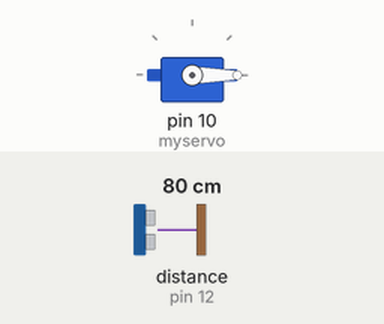
Simulated run of this sketch. Board: Arduino Uno, built with avr-gcc and run on an emulated ATmega328P. Parts: servo. Wiring (inferred from the names in the program): ultrasonic range finder: trigger pin 11; echo pin 12. The test bench sets the inputs (shaded band); at power-on: distance to the obstacle (sensor on pin 12) 80 cm. The echo pulse lasts 58.3 µs per cm.

Above: at 0.01 s.
1.3 s: distance to the obstacle (sensor on pin 12) set to 2 cm
At 6.0 s:
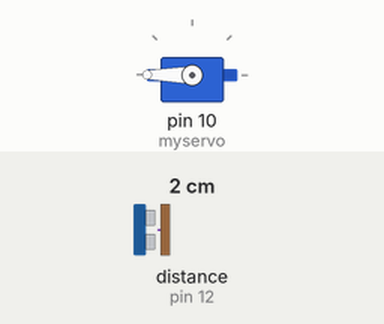
Timing chart, 0 to 7.5 s (numbered marks = the images above; inputs shaded):
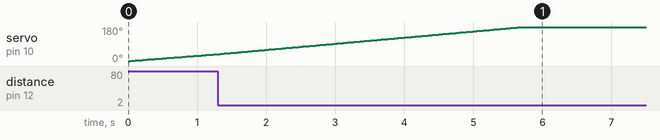

The sketch:

radar.ino
```cpp
#include<Servo.h> // including servo motor library.
const int TRIG=11; // defining ultrasonic pin on arduino board.
const int ECHO=12;
Servo myservo;//servo variable.

long  duration; // variable for holding duration and distance
int distance;


void setup() {

  pinMode(TRIG,OUTPUT);// input and output pin
  pinMode(ECHO,INPUT);
  Serial.begin(9600);//initilizing serail communicatio.
  myservo.attach(10); // attch servo motor to pin no.10(pwm)
}

void loop()
{
  // loop for running servo in forward direction..
  for (int i=0;i<180;i++)
  {
    myservo.write(i);
    delay(30); // delay for 30 microseconds...
    distance=calcDistance(); // calling the function calcDistance().
  }
  // loop to rotate servo in reverse direction...
  for (int i=180;i>=0;i++)
  {
    myservo.write(i);
    delay(30);
    distance=calcDistance();//calling the function calcDistance().

  }

}
// definig the function to calculate distance ..
  int calcDistance()
  {
    digitalWrite(TRIG,LOW);
delayMicroseconds(2);
    digitalWrite(TRIG,HIGH);
    delayMicroseconds(10);
    digitalWrite(TRIG,LOW);
    duration=pulseIn(ECHO,HIGH);
    distance=duration*0.034/2;
    return distance;
  }
```
